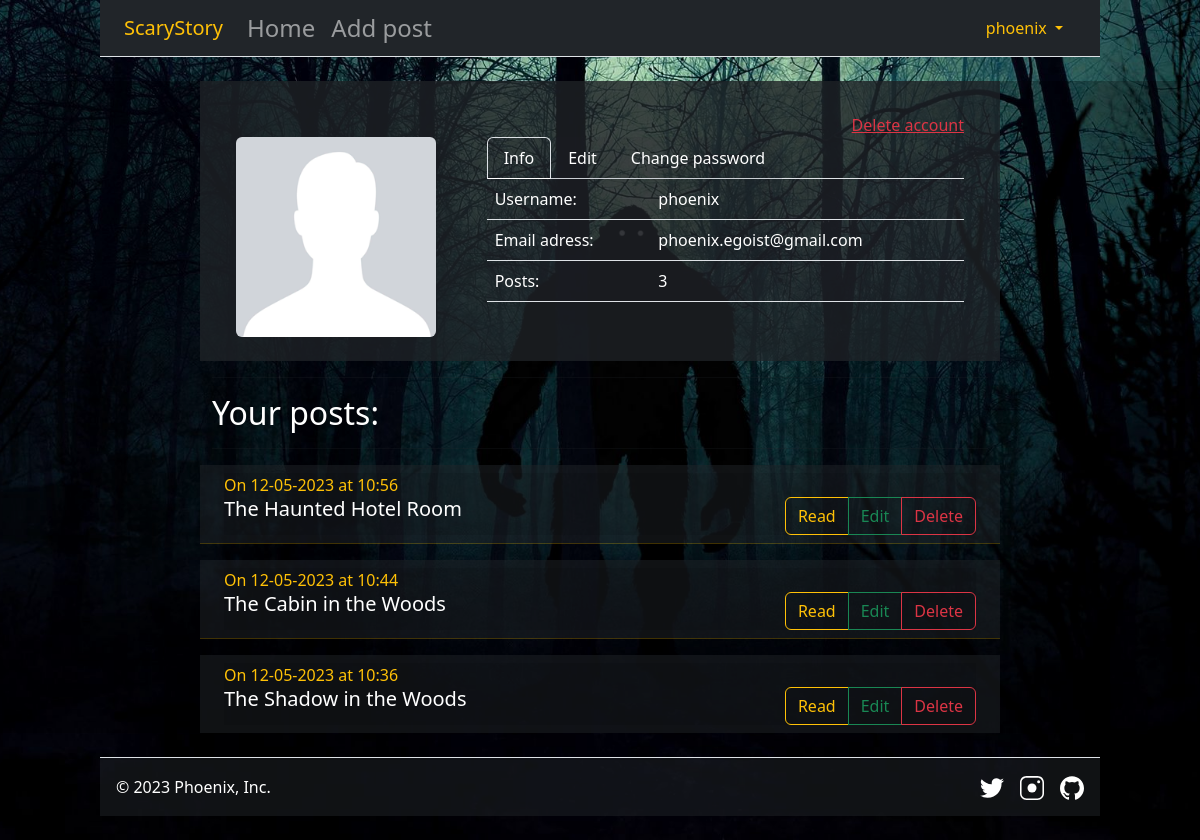
Page /profile/1 (signed in) on the committed database.
### my_app/models/users.py (models this page shows, shortened)
class User(db.Model, UserMixin):
    __tablename__ = 'users'
    id = db.Column(db.Integer, primary_key=True)
    username = db.Column(db.String(50), unique=True, nullable=False)
    email = db.Column(db.String(255), unique=True, nullable=False)
    password = db.Column(db.String(16), nullable=False)
    posts = db.relationship('Post', backref=db.backref('user', lazy=True))

### my_app/models/posts.py (models this page shows, shortened)
class Post(db.Model):
    __tablename__ = 'posts'
    id = db.Column(db.Integer, primary_key=True)
    title = db.Column(db.String(150), nullable=False)
    content = db.Column(db.Text, nullable=False)
    date_created = db.Column(db.DateTime(timezone=True), nullable=False, default=func.now())
    user_id = db.Column(db.Integer, db.ForeignKey('users.id'), nullable=False)

### my_app/blog_bp/views.py (the view)
@blog.route('/profile/<int:id>')
@login_required
def profile(id):
    username_email_form = UsernameEmailEditForm()
    username_email_form.username.data = current_user.username
    username_email_form.email.data = current_user.email
    password_form = PasswordEditForm()
    user_posts = current_user.posts
    posts_count = len(user_posts)
    data = {'username_email_form': username_email_form, 'password_form': password_form,
            'user_posts': user_posts, 'posts_count': posts_count}
    return render_template('blog/profile.html', data=data)

### my_app/auth_bp/__init__.py (called while the page is built)
@login_manager.user_loader
def user_loader(user_id):
    return User.query.get(int(user_id))

### my_app/templates/blog/profile.html (shortened to what this page needs)
{% extends '/layout.html' %}
{% block main %}
<div class="row mt-4 bg-black bg-opacity-25">
    <div class="col-lg-8 col-md-10 col-sm-12 mx-auto">
        <div class="row text-bg-dark bg-opacity-75 p-4">
            <div class="d-flex justify-content-end">
                <a href="{{url_for('blog.delete_profile', id=current_user.id)}}" class="text-danger mt-2"
                    onclick="return confirm('Delete account and all posts?')">Delete account</a>
            </div>
            <div class="col-lg-4 col-sm-12">
                <div class="col-lg-12 col-sm-6 mx-auto ">
                    <img width="200" height="200" class="d-block rounded" src="{{url_for('static', filename='images/default-avatar.png')}}" alt="">
                </div>
            </div>
            <div class="col-lg-8 d-flex flex-column">
                <nav>
                    <div class="nav nav-tabs" id="nav-tab" role="tablist">
                        <button class="nav-link text-bg-dark bg-opacity-10 active" id="nav-info-tab" data-bs-toggle="tab"
                            data-bs-target="#nav-info" type="button" role="tab" aria-controls="nav-info"
                            aria-selected="true">
                            Info
                        </button>
                        <button class="nav-link text-bg-dark bg-opacity-10" id="nav-edit-tab" data-bs-toggle="tab"
                            data-bs-target="#nav-edit" type="button" role="tab" aria-controls="nav-achievements"
                            aria-selected="false">
                            Edit
                        </button>
                        <button class="nav-link text-bg-dark bg-opacity-10" id="nav-password-tab" data-bs-toggle="tab"
                            data-bs-target="#nav-password" type="button" role="tab" aria-controls="nav-info" aria-selected="true">
                            Change password
                        </button>
                    </div>
                </nav>
                <div class="tab-content" id="nav-tabContent">
                    <div class="tab-pane fade show active" id="nav-info" role="tabpanel" aria-labelledby="nav-info-tab"
                        tabindex="0">
                        <table class="table text-bg-dark bg-opacity-10">
                            <tr>
                                <td>Username: </td>
                                <td>{{current_user.username}}</td>
                            </tr>
                            <tr>
                                <td>Email adress: </td>
                                <td>{{current_user.email}}</td>
                            </tr>
                            <tr>
                                <td>Posts: </td>
                                <td>{{data.get('posts_count')}}</td>
                            </tr>
                        </table>
                    </div>
                </div>
            </div>
        </div>
        <hr>
        <h2 class="text-white">Your posts:</h2>
        <hr>
        <div class="row">
            {% for post in data.get('user_posts')[::-1] %}
            <article class="text-bg-dark bg-opacity-50 px-4 py-2">
                <div class="content bg-black bg-opacity-10">
                    <span class="text-warning">On {{post.date_created.strftime('%d-%m-%Y at %H:%M')}}</span>
                    <div class="row">
                        <div class="col-lg-6">
                            <h5 class="">{{post.title}}</h5>
                        </div>
                        <div class="col-lg-6 text-end">
                            <div class="btn-group text-end">
                                <a href="{{url_for('blog.post_info', id=post.id)}}"
                                    class="btn btn-outline-warning">Read</a>
                                <a href="{{url_for('blog.update_post', id=post.id)}}"
                                    class="btn btn-outline-success">Edit</a>
                                <a href="{{url_for('blog.delete_post', id=post.id)}}" class="btn btn-outline-danger"
                                    onclick="return confirm('Delete this post?')">Delete</a>
                            </div>
                        </div>
                    </div>
                </div>
            </article>
            {% if not loop.last %}
            <hr class="text-warning">
            {% endif %}
            {% endfor %}
        </div>
    </div>
</div>
{% endblock %}

### my_app/templates/layout.html (shortened to what this page needs)
<!DOCTYPE html>
<html lang="en">
<head>
    <link href="https://cdn.jsdelivr.net/npm/bootstrap@5.2.3/dist/css/bootstrap.min.css" rel="stylesheet"
 />
    <link rel="stylesheet" href="{{url_for('static', filename='css/style.css')}}" />
</head>
<body>
    <header class="container-fluid">
        <section class="row">
            <div class="col-lg-10 col-md-12 px-0 mx-auto">
                <nav class="navbar navbar-expand-sm navbar-dark text-bg-dark px-4 border-bottom">
                    <span class="navbar-brand text-bg-dark text-warning">ScaryStory</span>
                    <div class="collapse navbar-collapse" id="navbarToggler">
                        <ul class="navbar-nav me-auto mb-2 mb-lg-0">
                            <li class="nav-item">
                                <a href="{{url_for('blog.index')}}" class="nav-link p-0 mx-2">Home</a>
                            </li>
                            {% if current_user.is_authenticated %}
                            <li class="nav-item">
                                <a href="{{url_for('blog.create_post')}}" class="nav-link p-0 mx-2">Add post</a>
                            </li>
                            {% endif %}
                        </ul>
                        <div class="d-flex justify-content-md-end">
                            <ul class="navbar-nav">
                                {% if current_user.is_authenticated %}
                                <li class="navbar-item">
                                    <div class="dropdown dropdown-header">
                                        <button class="btn text-warning dropdown-toggle" type="button"
                                            data-bs-toggle="dropdown" aria-expanded="false">
                                            {{current_user.username}}
                                        </button>
                                    </div>
                                </li>
                                {% endif %}
                            </ul>
                        </div>
                    </div>
                </nav>
            </div>
        </section>
    </header>
    <main class="container-fluid">
        {% block main %}{% endblock %}
    </main>
    <footer class="container-fluid">
        <section class="row">
            <div class="col-lg-10 col-md-12 px-0 mx-auto">
                <div
                    class="d-flex flex-wrap bg-dark bg-opacity-50 justify-content-between align-items-center p-3 my-4 border-top">
                    <div class="col-md-4 d-flex align-items-center">
                        <span class="mb-3 mb-md-0 text-white">© 2023 Phoenix, Inc.</span>
                    </div>
                    <ul class="nav col-md-4 justify-content-end list-unstyled d-flex">
                        <li class="ms-3">
                            <a class="text-muted" href="https://twitter.com/" target="_blank">
                            </a>
                        </li>
                        <li class="ms-3">
                            <a class="text-muted" href="https://www.instagram.com/" target="_blank">
                            </a>
                        </li>
                        <li class="ms-3">
                            <a class="text-muted" href="https://github.com/Phoenix-unic" target="_blank">
                            </a>
                        </li>
                    </ul>
                </div>
            </div>
        </section>
    </footer>
</body>
</html>

### my_app/static/css/style.css (style rules this page uses)
* { padding: 0px; margin: 0px; }
body { background-image: url(/static/images/monster_bg_1920x1080.jpg); background-size: cover; background-attachment: fixed; background-position: center; background-repeat: no-repeat; }
header .nav-link { font-size: 1.5rem; }
main { min-height: 80vh; }

### rows in the picture
User: username "phoenix", email "phoenix.egoist@gmail.com"
Post: date_created "12-05-2023 at 10:56", title "The Haunted Hotel Room"
Post: date_created "12-05-2023 at 10:44", title "The Cabin in the Woods"
Post: date_created "12-05-2023 at 10:36", title "The Shadow in the Woods"

### other values in the picture
{{ data.get('posts_count') }} "3"
